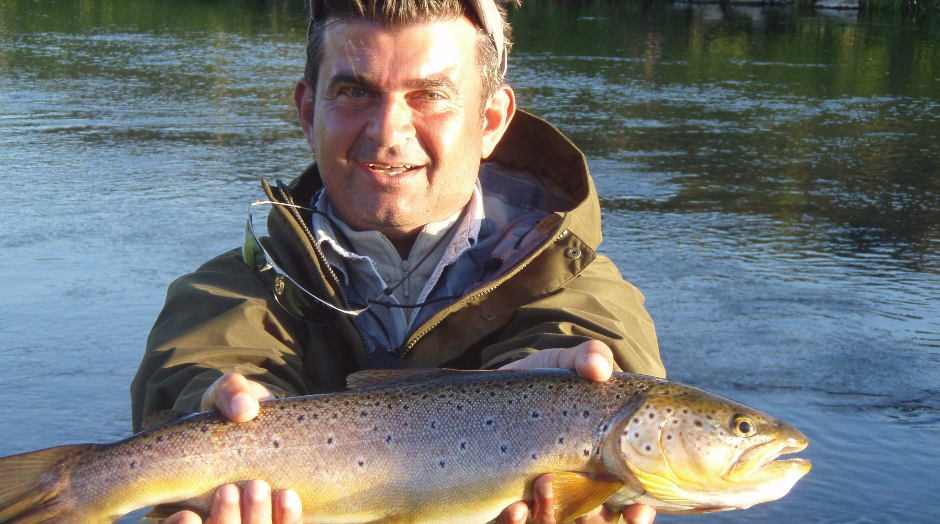
#> input picture code detecte/image/R.jpg, 1880 x 1048 px, given in place of the camera (shown at 1/2 size)
$ python Pick_color.py
#> lines starting #> are read from the running program, lines starting #| are printed output that depends on the picture; after the words box and inside, x2 and y2 are one past the last pixel; in counts of white or black regions, pixels touching at a corner belong together
import numpy as np
import cv2


cap = cv2.VideoCapture(0)


def nothing(x):
    pass


cv2.namedWindow("Trackbars")
cv2.createTrackbar("L - H", "Trackbars", 0, 179, nothing)
#> slider 'L - H' is set to 35
cv2.createTrackbar("L - S", "Trackbars", 0, 255, nothing)
#> slider 'L - S' is set to 51
cv2.createTrackbar("L - V", "Trackbars", 0, 255, nothing)
#> slider 'L - V' is set to 51
cv2.createTrackbar("U - H", "Trackbars", 179, 179, nothing)
cv2.createTrackbar("U - S", "Trackbars", 255, 255, nothing)
cv2.createTrackbar("U - V", "Trackbars", 255, 255, nothing)

while True:
    ret, frame = cap.read()
#> frame is the input picture: shape (1048, 1880, 3); mean B, G, R 113.2, 114.9, 112.1
    frame = cv2.resize(frame, (640, 480))
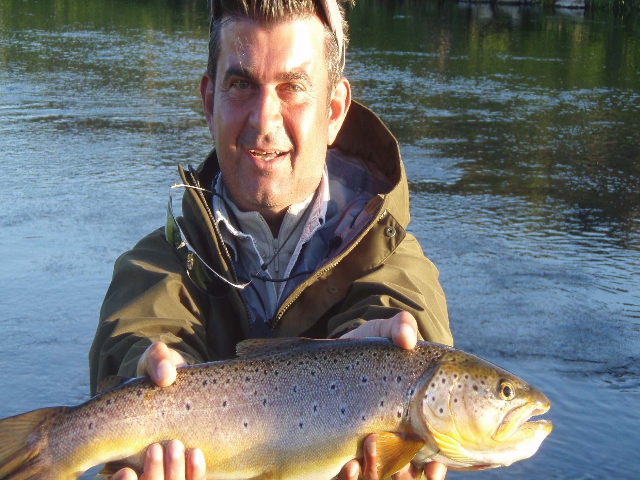
#> frame: shape (480, 640, 3); mean B, G, R 113.1, 114.8, 112
    hsv = cv2.cvtColor(frame, cv2.COLOR_BGR2HSV)
#> hsv: shape (480, 640, 3); mean H, S, V 72.3, 76.5, 134.3

    l_h = cv2.getTrackbarPos("L - H", "Trackbars")
    l_s = cv2.getTrackbarPos("L - S", "Trackbars")
    l_v = cv2.getTrackbarPos("L - V", "Trackbars")
    u_h = cv2.getTrackbarPos("U - H", "Trackbars")
    u_s = cv2.getTrackbarPos("U - S", "Trackbars")
    u_v = cv2.getTrackbarPos("U - V", "Trackbars")
    lower_blue = np.array([l_h, l_s, l_v])
    upper_blue = np.array([u_h, u_s, u_v])
    mask = cv2.inRange(hsv, lower_blue, upper_blue)
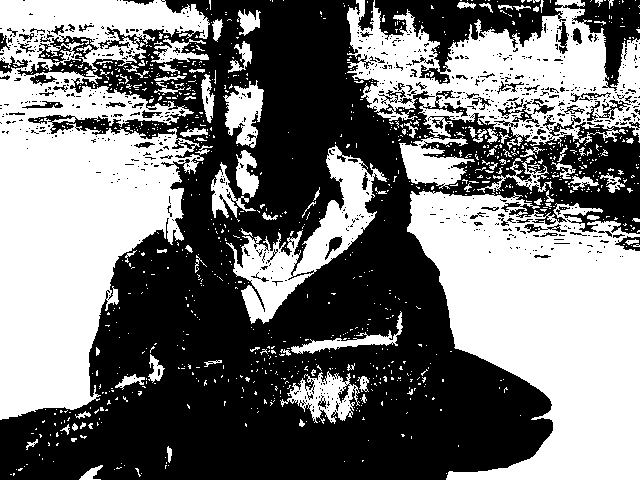
#> mask: shape (480, 640); 46.4% white; 1060 white regions (968 under 20 px), largest, box (x1, y1, x2, y2) and area: (0, 0, 210, 420) 51584, (407, 191, 640, 480) 43301, (347, 0, 640, 150) 21965
    result = cv2.bitwise_and(frame, frame, mask=mask)
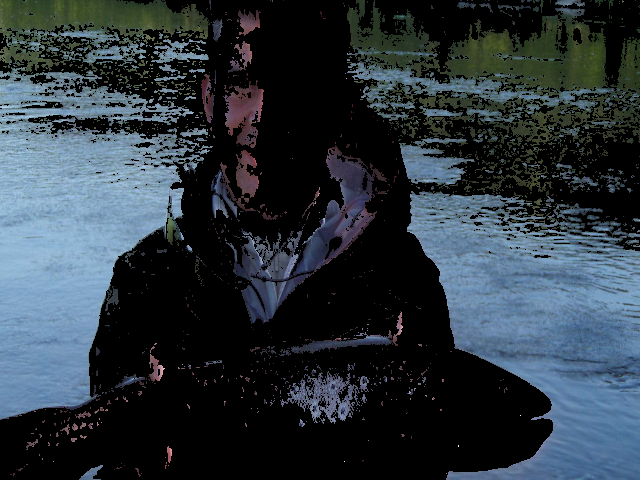
#> result: shape (480, 640, 3); mean B, G, R 61.2, 53.6, 43.4
    print(lower_blue, upper_blue)
    # show thresholded image
    cv2.imshow("mask", mask)
    cv2.imshow("result", result)

    key = cv2.waitKey(1) & 0xFF
#> (key Esc is pressed here)
    if key == 27:
        break


cap.release()
cv2.destroyAllWindows()

$ run again, on code detecte/image/truite.png
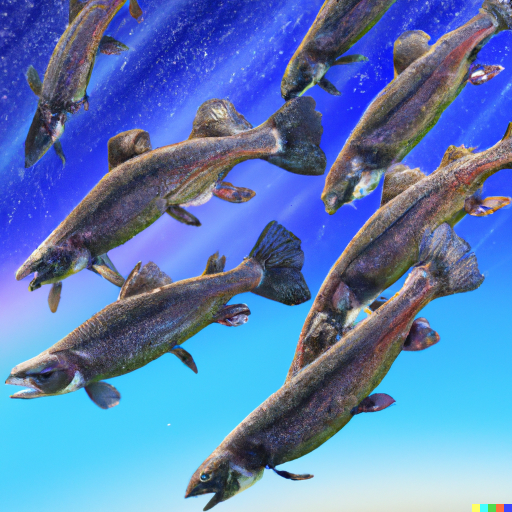
#> input picture code detecte/image/truite.png, 1024 x 1024 px, given in place of the camera (shown at 1/2 size)
#> frame is the input picture: shape (1024, 1024, 3); mean B, G, R 181.6, 125.6, 91.3
#> frame: shape (480, 640, 3)
#> hsv: shape (480, 640, 3); mean H, S, V 100, 124.6, 187.2
#> `mask = cv2.inRange(hsv, lower_blue, upper_blue)`:
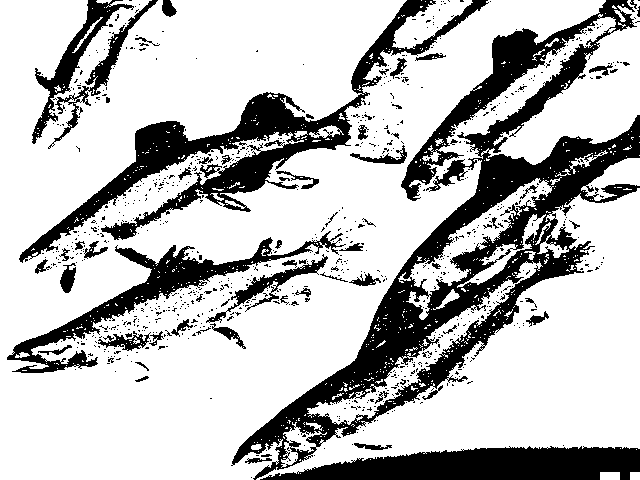
#> mask: shape (480, 640); 74.2% white; 844 black regions (775 under 20 px), largest, box (x1, y1, x2, y2) and area: (231, 0, 640, 480) 36264, (19, 0, 489, 263) 15165, (260, 446, 640, 480) 9165
#> `result = cv2.bitwise_and(frame, frame, mask=mask)`:
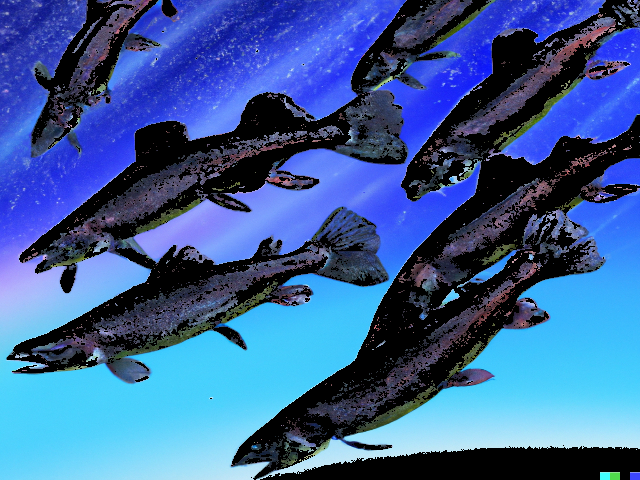
#> result: shape (480, 640, 3); mean B, G, R 151.9, 94.8, 58.5
